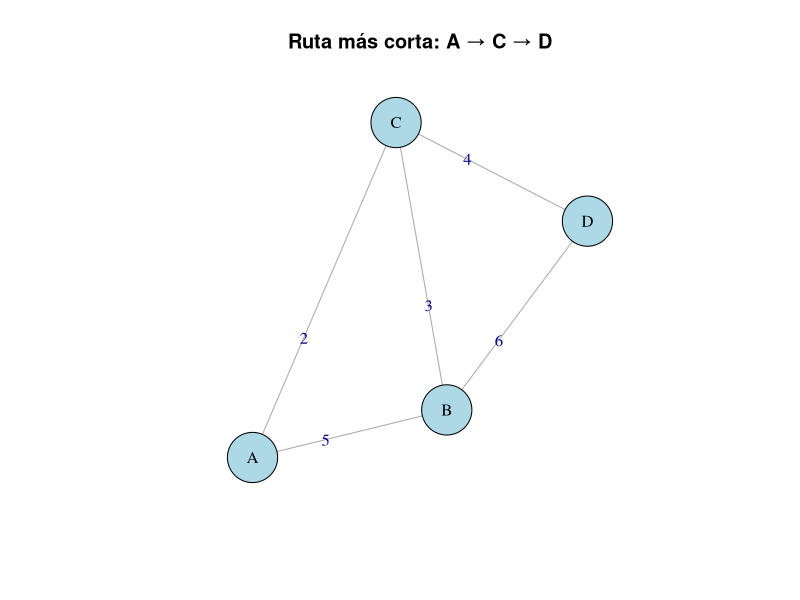

Source code (R):
# Ejemplo 1
library(igraph)

# Matriz de distancias
m <- matrix(c(0,5,2,0,
              5,0,3,6,
              2,3,0,4,
              0,6,4,0), nrow=4, byrow=TRUE)

# Crear grafo
g <- graph_from_adjacency_matrix(m, mode="undirected", weighted=TRUE)

# Etiquetas de vértices
V(g)$name <- c("A","B","C","D")

# Calcular ruta más corta de A a D
ruta <- shortest_paths(g, from="A", to="D")$vpath
distancia <- distances(g)["A","D"]

print(ruta)
cat("Distancia total:", distancia, "\n")

# Graficar
plot(g,
     edge.label = E(g)$weight,
     vertex.size = 30,
     vertex.color = "lightblue",
     vertex.label.color = "black",
     main = "Ruta más corta: A → C → D")
